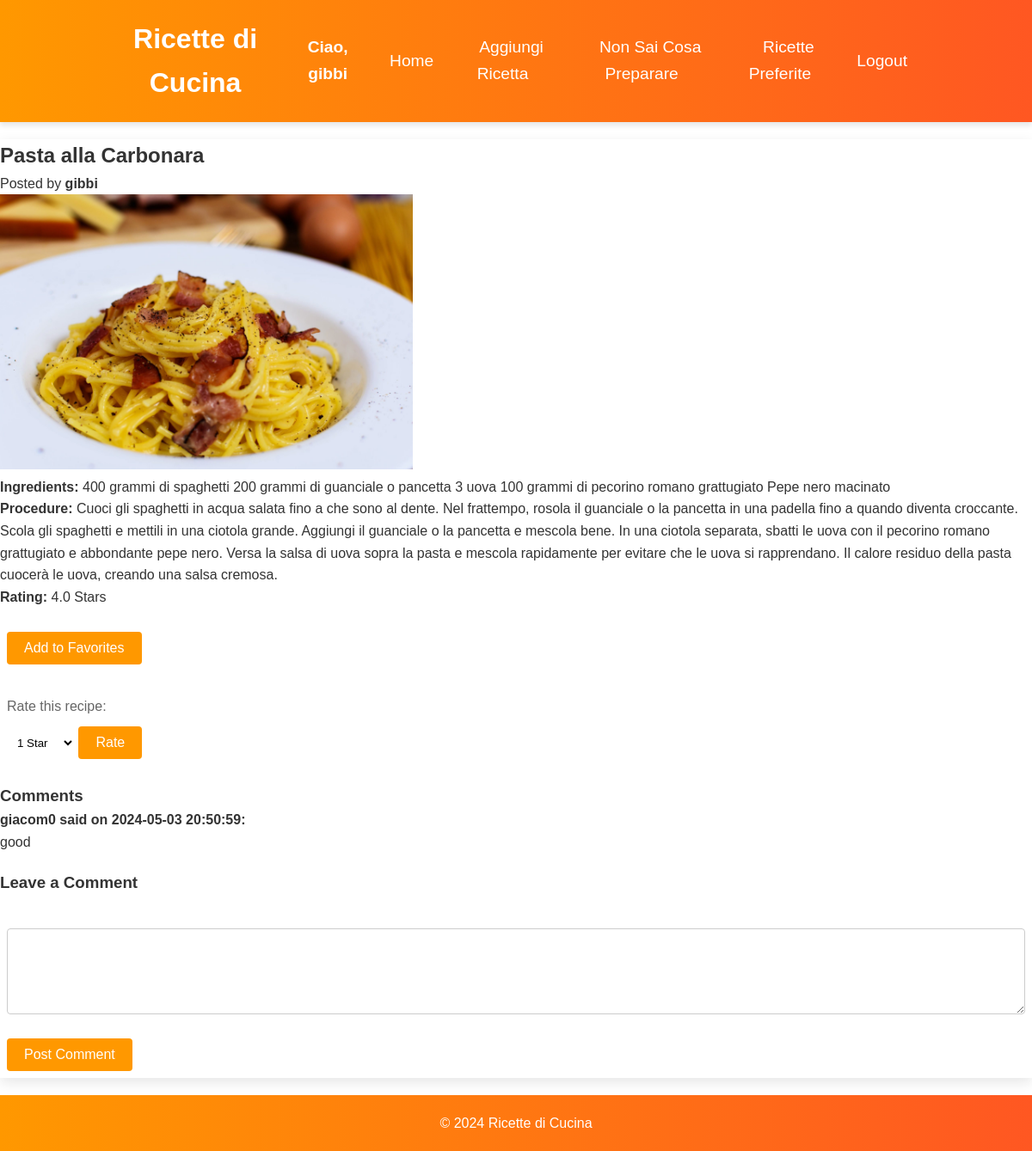
The app's page /recipe/5 (signed in) with its own data.
### tables this page shows
CREATE TABLE user (
    id INTEGER PRIMARY KEY AUTOINCREMENT,
    username TEXT UNIQUE NOT NULL,
    email TEXT UNIQUE NOT NULL,
    password_hash TEXT NOT NULL
);

CREATE TABLE recipe (
    id INTEGER PRIMARY KEY AUTOINCREMENT,
    name TEXT NOT NULL,
    ingredients TEXT NOT NULL,
    procedure TEXT NOT NULL,
    user_id INTEGER, image_path TEXT,
    FOREIGN KEY (user_id) REFERENCES user (id)
);

CREATE TABLE comment (
    id INTEGER PRIMARY KEY AUTOINCREMENT,
    user_id INTEGER NOT NULL,
    recipe_id INTEGER NOT NULL,
    text TEXT NOT NULL,
    created_at TIMESTAMP DEFAULT CURRENT_TIMESTAMP,
    FOREIGN KEY (user_id) REFERENCES user (id),
    FOREIGN KEY (recipe_id) REFERENCES recipe (id)
);

### app.py (the view)
@app.route('/recipe/<int:recipe_id>')
def view_recipe(recipe_id):
    db = get_db()
    recipe_data = db.execute(
        'SELECT r.*, u.username AS user_name FROM recipe r '
        'JOIN user u ON r.user_id = u.id '
        'WHERE r.id = ?', (recipe_id,)
    ).fetchone()
    if recipe_data is None:
        flash('Recipe not found.', 'error')
        return redirect(url_for('index'))
    recipe = dict(recipe_data)
    comments = db.execute(
        'SELECT comment.*, user.username FROM comment '
        'JOIN user ON comment.user_id = user.id '
        'WHERE recipe_id = ? ORDER BY comment.created_at DESC',
        (recipe_id,)
    ).fetchall()
    rating_result = db.execute(
        'SELECT AVG(rating) as average_rating FROM rating '
        'WHERE recipe_id = ?',
        (recipe_id,)
    ).fetchone()
    if rating_result['average_rating'] is not None:
        recipe['average_rating'] = float(rating_result['average_rating'])
    else:
        recipe['average_rating'] = 0.0
    user_rating = None
    if 'user_id' in session:
        user_rating_query = db.execute(
            'SELECT rating FROM rating WHERE user_id = ? AND recipe_id = ?',
            (session['user_id'], recipe_id)
        ).fetchone()
        user_rating = user_rating_query['rating'] if user_rating_query else 0.0
    return render_template('recipe_view.html', recipe=recipe, comments=comments, user_rating = user_rating)

### app.py (called while the page is built)
def get_db():
    db_path = app.config['DATABASE']
    if '_database' not in g:
        g._database = sqlite3.connect(db_path)
        g._database.row_factory = sqlite3.Row
    return g._database

@app.teardown_appcontext
def close_connection(exception):
    db = g.pop('_database', None)
    if db is not None:
        db.close()

### templates/recipe_view.html
{% extends "layout.html" %}
{% block content %}
<h2>{{ recipe.name }}</h2>
<p>Posted by <strong>{{ recipe.user_name }}</strong></p>
<img src="../{{ recipe.image_path }}" alt="Immagine del piatto" class="recipe-image">
<p><strong>Ingredients:</strong> {{ recipe.ingredients }}</p>
<p><strong>Procedure:</strong> {{ recipe.procedure }}</p>
<div class="rating-favorites">
    <div>
        <p><strong>Rating:</strong>
            {% if recipe.average_rating != 0.0 %}
                {{ recipe.average_rating|round(1) }} Stars
            {% else %}
                No rating yet
            {% endif %}
        </p>
        <div>
            <form action="{{ url_for('add_to_favorites', recipe_id=recipe.id) }}" method="post">
                <button type="submit">Add to Favorites</button>
            </form>
        </div>
        <form method="post" action="{{ url_for('rate_recipe', recipe_id=recipe.id) }}">
            <label for="rating">Rate this recipe:</label>
            <select name="rating" id="rating">
                {% for star in range(1, 6) %}
                    <option value="{{ star }}" {{ 'selected' if user_rating and star == user_rating }}> {{ star }} Star{{ 's' if star > 1 }}</option>
                {% endfor %}
            </select>
            <button type="submit">Rate</button>
        </form>
    </div>
</div>
<div class="comments">
    <h3>Comments</h3>
    {% for comment in comments %}
        <div class="comment">
            <strong>{{ comment.username }} said on {{ comment.created_at }}:</strong>
            <p>{{ comment.text }}</p>
        </div>
    {% endfor %}
</div>
<section class="comments">
    <h3>Leave a Comment</h3>
    <form method="post" action="{{ url_for('submit_comment', recipe_id=recipe.id) }}">
        <textarea name="comment_text" required></textarea>
        <button type="submit">Post Comment</button>
    </form>
</section>
{% endblock %}

### templates/layout.html (shortened to what this page needs)
<!DOCTYPE html>
<html lang="en">
<head>
    <link rel="stylesheet" href="{{ url_for('static', filename='style.css') }}">
</head>
<body class="{% block body_class %}{% endblock %}">
{% block header %}
    <header>
        <h1>Ricette di Cucina</h1>
        <nav>
            <ul>
                {% if 'user_id' in session %}
                    <li class="user-name"><strong style="font-size: 1.2em;">Ciao, {{ session['username'] }}</strong></li>
                {% endif %}
                <li><a href="{{ url_for('index') }}">Home</a></li>
                <li><a href="{{ url_for('new_recipe') }}">Aggiungi Ricetta</a></li>
                <li><a href="{{ url_for('random_recipe') }}">Non Sai Cosa Preparare</a></li>
                {% if 'user_id' in session %}
                    <li><a href="{{ url_for('my_favorites') }}">Ricette Preferite</a></li>
                    <li><a href="{{ url_for('logout') }}">Logout</a></li>
                {% else %}
                    <li><a href="{{ url_for('login') }}">Login</a></li>
                    <li><a href="{{ url_for('register') }}">Register</a></li>
                {% endif %}
            </ul>
        </nav>
    </header>
{% endblock %}
<main>
    {% block content %}
    {% endblock %}
</main>
{% block footer %}
    <footer>
        <p>&copy; 2024 Ricette di Cucina</p>
    </footer>
{% endblock %}
</body>
</html>

### static/style.css (style rules this page uses)
* { box-sizing: border-box; margin: 0; padding: 0; }
body, h1, h2, h3, p, form, ul, li { font-family: 'Helvetica Neue', Helvetica, Arial, sans-serif; }
body { line-height: 1.6; font-size: 16px; background-color: #fff; color: #333; }
header { background: linear-gradient(to right, #ff9800, #ff5722); color: #ffffff; padding: 20px 10%; text-align: center; display: flex; justify-content: space-between; align-items: center; box-shadow: 0 4px 6px rgba(0, 0, 0, 0.1); }
nav ul { display: flex; align-items: center; list-style: none; padding: 0; }
nav li { margin-right: 20px; font-size: 16px; }
nav ul li { display: inline; margin-right: 15px; }
nav ul li a { color: #ffffff; text-decoration: none; font-size: 1.2em; padding: 10px; transition: color 0.3s; }
main { margin-top: 20px; background: #ffffff; box-shadow: 0 5px 15px rgba(0, 0, 0, 0.1); }
h1 { color: #ffffff; }
h2 { color: #333; }
.user-name { font-size: 16px; padding: 10px; color: #fff; }
form { background: #ffffff; padding: 20px; margin-top: 20px; border: 1px solid #ddd; transition: transform 0.3s ease-in-out; }
form label { display: block; margin-bottom: 10px; color: #666; }
form input[type="text"], form input[type="email"], form input[type="password"], form textarea { width: 100%; padding: 10px; margin-bottom: 20px; border: 1px solid #ccc; }
form button { background-color: #ff9800; color: #ffffff; border: none; padding: 10px 20px; font-size: 1em; cursor: pointer; transition: background-color 0.3s; }
footer { text-align: center; padding: 20px 10%; background: linear-gradient(to right, #ff9800, #ff5722); color: #ffffff; margin-top: 20px; }
body, h1, h2, h3, p, form, ul, li { font-family: Arial, sans-serif; }
.recipe-image { max-width: 40%; height: auto; margin-right: 20px; }
.comments { margin-top: 20px; }
.comment { margin-bottom: 10px; }
textarea { width: 100%; height: 100px; margin-top: 10px; padding: 8px; border: 1px solid #ccc; border-radius: 4px; }
select, input, button, form { padding: 8px; border: none; outline: none; background: none; color: inherit; cursor: pointer; border-radius: 4px; }
button { background: orange; color: white; }
select { background: white; color: black; }

### records on screen
user: username "gibbi", user_name "gibbi"
recipe: name "Pasta alla Carbonara", ingredients "400 grammi di spaghetti 200 grammi di guanciale o pancetta 3 uova 100 grammi di pecorino romano grattugiato Pepe nero macinato", procedure "Cuoci gli spaghetti in acqua salata fino a che sono al dente. Nel frattempo, rosola il guanciale o la pancetta in una padella fino a quando diventa croccante. Scola gli spaghetti e mettili in una ciotola grande. Aggiungi il guanciale o la pancetta e mescola bene. In una ciotola separata, sbatti le uova con il pecorino romano grattugiato e abbondante pepe nero. Versa la salsa di uova sopra la pasta e mescola rapidamente per evitare che le uova si rapprendano. Il calore residuo della pasta cuocerà le uova, creando una salsa cremosa."
comment: username "giacom0", created_at "2024-05-03 20:50:59", text "good"

### other values on screen
{{ recipe.average_rating|round(1) }} "4.0"
form field rating "1 Star"
